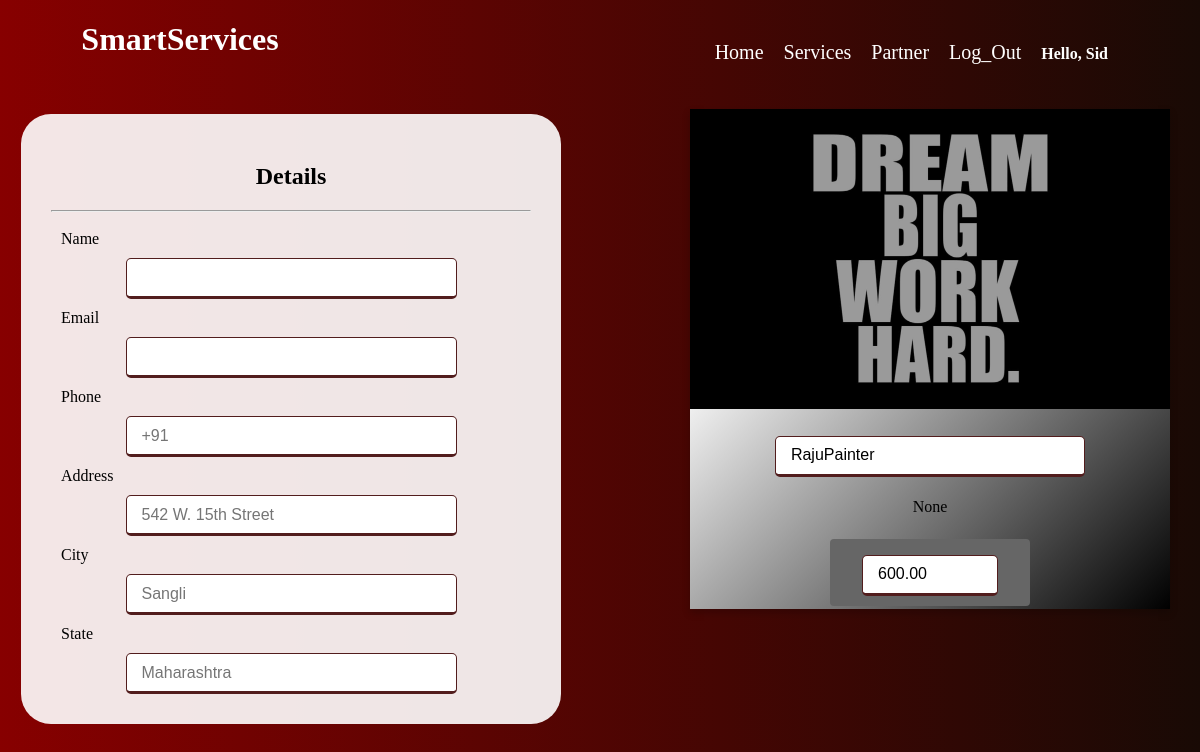
/worker/rajupainter/ (signed in), run on the app's committed database.
### SmartServices/models.py (models this page shows, shortened)
class Partners(models.Model):
    category = models.ForeignKey(
        Category, related_name='partner', on_delete=models.CASCADE)
    Name = models.CharField(max_length=255)
    Address = models.CharField(max_length=255, default='Sangli')
    Contact = models.CharField(max_length=15, null=False, unique=True)
    Alternate_Contact = models.CharField(max_length=15, null=False, unique=True)
    image = models.ImageField(upload_to='images/', default='images/SSDefault.png')
    slug = models.SlugField(max_length=255)
    price = models.DecimalField(max_digits=6, decimal_places=2)
    OtherExpertise = models.CharField(max_length=255, default="None")
    created = models.DateTimeField(auto_now_add=True)
    updated = models.DateTimeField(auto_now=True)
    class Meta:
        verbose_name_plural = 'partner'
        ordering = ('-created',)

### SmartServices/views.py (the view, shortened to what this page needs)
# urls.py: path(r'worker/<slug:slug>/',views.worker_details, name= "worker_details"),
@login_required(login_url='SmartServices:login')
def worker_details(request, slug):
    worker = get_object_or_404(Partners, slug=slug)
    return render(request, 'MainPages/Single_Detail.html', {'workers': worker})

### SmartServices/views.py (called while the page is built)
def categories(request):
    return {
        'categories': Category.objects.all()
    }

### SmartServices/templates/MainPages/Single_Detail.html (shortened to what this page needs)
{% extends '../HeaderBase.html' %}
{% load static %}
{% block Main_Content%}
<!DOCTYPE html>
<html lang="en">
<head>
</head>
<body>
  <form method="POST" action="">
    <div class="card">
      <img src="{{ workers.image.url }}" alt=" WorkerImage" style="width:100%">
      <div class="container">
        <h4><b><input type="text" id="WorkerName" name="workername" value="{{ workers.Name }}" readonly></h1>
          </b></h4>
        <p class="information">{{ workers.OtherExpertise }}
        </p>
      </div>
      <button class="button" style="vertical-align:middle"> <span> <input type="text" id="ammount" name="ammount"
            value="{{ workers.price }}" readonly> </span></button>
    </div>
    <div class="c3">
      <div class="col-50">
        <h2> Details </h2>
        <hr>
        <label for="fname"> Name</label>
        <input type="text" id="fname" name="name" value="{{ user.first_name }} {{ user.last_name }}">
        <label for="email"> Email</label>
        <input type="text" id="email" name="email" value="{{ user.email }}">
        <label for="adr"> Phone</label>
        <input type="text" id="adr" name="phone" placeholder="+91">
        <label for="adr"> Address</label>
        <input type="text" id="adr" name="address" placeholder="542 W. 15th Street">
        <label for="city"> City</label>
        <input type="text" id="city" name="city" placeholder="Sangli">
        <label for="state">State</label>
        <input type="text" id="state" name="state" placeholder="Maharashtra">
      </div>
    </div>
  </form>
</body>
</html>
{% endblock %}

### SmartServices/templates/HeaderBase.html (shortened to what this page needs)
{% load static %}
<!DOCTYPE html>
<html lang="en">
<head>
    <link rel="stylesheet" href="{% static 'HeaderBase11.css' %}" type="text/css">
</head>
<body>
    <div id="header">
        {% if user.is_authenticated %}
        <div id="logo">
            <h1>SmartServices</h1>
        </div>
        <div id="menu">
            <ul>
                <li> <a href="/">Home</a></li>
                <li> <a href="{% url 'SmartServices:HirePage' %}">Services</a></li>
                <li> <a href="{% url 'SmartServices:form' %}">Partner</a></li>
                <li> <a href="{% url 'SmartServices:logout' %}"> Log_Out</a></li>
                <li>
                    <h4> Hello, {{request.user}}</h4>
                </li>
            </ul>
        </div>
    </div>
    {% block Main_Content %}{% endblock Main_Content %}
    {% endif %}
</body>
</html>

### SmartServices/static/HeaderBase11.css (style rules this page uses)
body { margin: 0px; margin-top: 0px; background-image: linear-gradient(to right, #870000, #190a05); }
#header { width: 100%; float: left; text-align: center; }
#logo { width: 30%; float: left; }
#logo h1 { cursor: pointer; transition: 1s; color: white; }
h4 { cursor: pointer; transition: 1s; color: rgb(255, 255, 255); font-family: cambria; }
span { color: yellowgreen; font-size: larger; font-style: italic; font-weight: bolder; }
#menu { float: left; width: 70%; }
#menu ul { margin-right: 10%; padding: 0; float: right; text-align: center; }
#menu ul li { cursor: pointer; list-style-type: none; display: inline-block; padding: 8px; }
#menu ul li a { font-family: cambria; text-decoration: none; color: white; font-size: 20px; text-decoration-thickness: 2px; }

### SmartServices/templates/MainPages/Single_Detail.html (style rules this page uses)
.card { box-shadow: 0 4px 8px 0 rgba(0, 0, 0, 0.2); transition: 0.3s; width: 40%; float: right; margin-right: 30px; background-color: #000000; background-image: linear-gradient(315deg, #000000 0%, #ffffff 74%); text-align: center; height: 500px; }
img { width: 40%; height: 60% }
.container { padding: 2px 16px; }
input[type=text] { height: 35px; width: 65%; outline: none; font-size: 16px; border-radius: 5px; padding-left: 15px; border: 1px solid rgb(82, 29, 29); border-bottom-width: 3px; transition: all 0.3s ease; }
label { display: flex; align-items: center; cursor: pointer; padding: 10px; }
.c3 { display: inline-block; float: left; width: 40%; text-align: center; padding: 30px 30px; background: rgba(255, 255, 255, 0.90); margin-top: 5px; margin-left: 21px; border-radius: 30px; }
.button { display: inline-block; border-radius: 4px; background-color: #666666; border: none; color: #FFFFFF; text-align: center; font-size: 28px; padding: 10px; width: 200px; transition: all 0.5s; cursor: pointer; margin: 5px; }
.button span { cursor: pointer; display: inline-block; position: relative; transition: 0.5s; }
.button span:after { content: '\00bb'; position: absolute; opacity: 0; top: 0; right: -20px; transition: 0.5s; color: white; }

### data on the page
Partners: image (picture), workername "RajuPainter", OtherExpertise "None", ammount "600.00"

### other printed values
{{ request.user }} "Sid"
